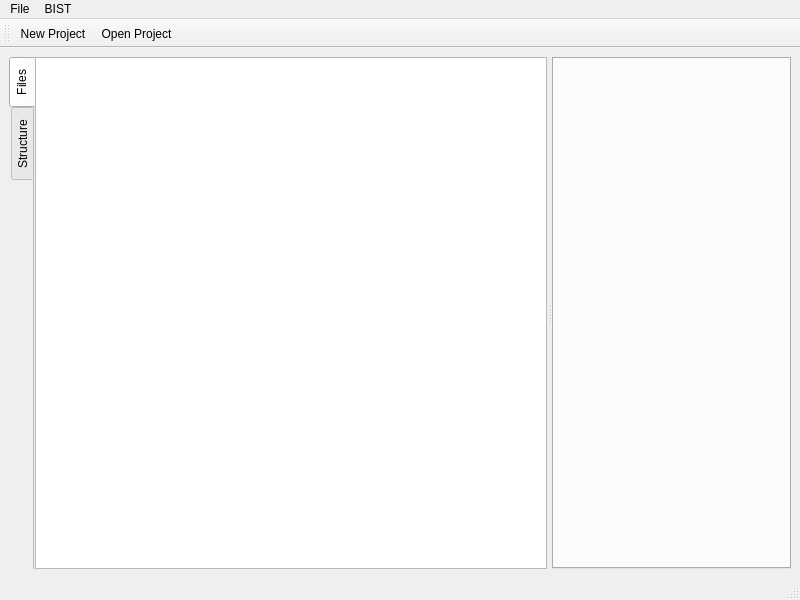
<?xml version="1.0" encoding="UTF-8"?>
<ui version="4.0">
 <class>MainWindow</class>
 <widget class="QMainWindow" name="MainWindow">
  <property name="geometry">
   <rect>
    <x>0</x>
    <y>0</y>
    <width>800</width>
    <height>600</height>
   </rect>
  </property>
  <property name="windowTitle">
   <string>MainWindow</string>
  </property>
  <widget class="QWidget" name="centralwidget">
   <layout class="QVBoxLayout" name="verticalLayout_2">
    <item>
     <widget class="QSplitter" name="splitter">
      <property name="styleSheet">
       <string notr="true"/>
      </property>
      <property name="frameShape">
       <enum>QFrame::NoFrame</enum>
      </property>
      <property name="frameShadow">
       <enum>QFrame::Plain</enum>
      </property>
      <property name="lineWidth">
       <number>1</number>
      </property>
      <property name="orientation">
       <enum>Qt::Horizontal</enum>
      </property>
      <property name="handleWidth">
       <number>5</number>
      </property>
      <widget class="QWidget" name="verticalLayoutWidget">
       <layout class="QVBoxLayout" name="verticalLayout_3">
        <item>
         <widget class="QTabWidget" name="projectBrowserTabWidget">
          <property name="sizePolicy">
           <sizepolicy hsizetype="Preferred" vsizetype="Expanding">
            <horstretch>0</horstretch>
            <verstretch>0</verstretch>
           </sizepolicy>
          </property>
          <property name="tabPosition">
           <enum>QTabWidget::West</enum>
          </property>
          <property name="tabShape">
           <enum>QTabWidget::Rounded</enum>
          </property>
          <property name="currentIndex">
           <number>0</number>
          </property>
          <property name="documentMode">
           <bool>true</bool>
          </property>
          <widget class="QWidget" name="filesTab">
           <attribute name="title">
            <string>Files</string>
           </attribute>
           <layout class="QVBoxLayout" name="verticalLayout_5">
            <property name="leftMargin">
             <number>0</number>
            </property>
            <property name="topMargin">
             <number>0</number>
            </property>
            <property name="rightMargin">
             <number>0</number>
            </property>
            <property name="bottomMargin">
             <number>0</number>
            </property>
            <item>
             <widget class="QTreeWidget" name="projectFilesTreeWidget">
              <property name="headerHidden">
               <bool>true</bool>
              </property>
              <column>
               <property name="text">
                <string notr="true">1</string>
               </property>
              </column>
             </widget>
            </item>
           </layout>
          </widget>
          <widget class="QWidget" name="structureTab">
           <attribute name="title">
            <string>Structure</string>
           </attribute>
           <layout class="QVBoxLayout" name="verticalLayout_6">
            <property name="leftMargin">
             <number>0</number>
            </property>
            <property name="topMargin">
             <number>0</number>
            </property>
            <property name="rightMargin">
             <number>0</number>
            </property>
            <property name="bottomMargin">
             <number>0</number>
            </property>
            <item>
             <widget class="QTreeWidget" name="projectStructureTreeWidget">
              <property name="headerHidden">
               <bool>true</bool>
              </property>
              <column>
               <property name="text">
                <string notr="true">1</string>
               </property>
              </column>
             </widget>
            </item>
           </layout>
          </widget>
         </widget>
        </item>
       </layout>
      </widget>
      <widget class="QWidget" name="verticalLayoutWidget_2">
       <layout class="QVBoxLayout" name="verticalLayout_4">
        <item>
         <widget class="QTabWidget" name="projectContentTabWidget"/>
        </item>
       </layout>
      </widget>
     </widget>
    </item>
   </layout>
  </widget>
  <widget class="QMenuBar" name="menubar">
   <property name="geometry">
    <rect>
     <x>0</x>
     <y>0</y>
     <width>800</width>
     <height>21</height>
    </rect>
   </property>
   <widget class="QMenu" name="menuBIST">
    <property name="title">
     <string>BIST</string>
    </property>
    <addaction name="actionDependency_Parser"/>
   </widget>
   <widget class="QMenu" name="menuFile">
    <property name="title">
     <string>File</string>
    </property>
    <addaction name="action_New"/>
    <addaction name="action_Open"/>
    <addaction name="separator"/>
    <addaction name="actionExit"/>
   </widget>
   <addaction name="menuFile"/>
   <addaction name="menuBIST"/>
  </widget>
  <widget class="QStatusBar" name="statusbar"/>
  <widget class="QToolBar" name="toolBar">
   <property name="windowTitle">
    <string>toolBar</string>
   </property>
   <attribute name="toolBarArea">
    <enum>TopToolBarArea</enum>
   </attribute>
   <attribute name="toolBarBreak">
    <bool>false</bool>
   </attribute>
   <addaction name="action_New"/>
   <addaction name="action_Open"/>
  </widget>
  <action name="actionExit">
   <property name="text">
    <string>Exit</string>
   </property>
  </action>
  <action name="actionDependency_Parser">
   <property name="text">
    <string>HDL Parser</string>
   </property>
  </action>
  <action name="action_New">
   <property name="text">
    <string>New Project</string>
   </property>
  </action>
  <action name="action_Open">
   <property name="text">
    <string>Open Project</string>
   </property>
  </action>
 </widget>
 <resources/>
 <connections/>
</ui>
